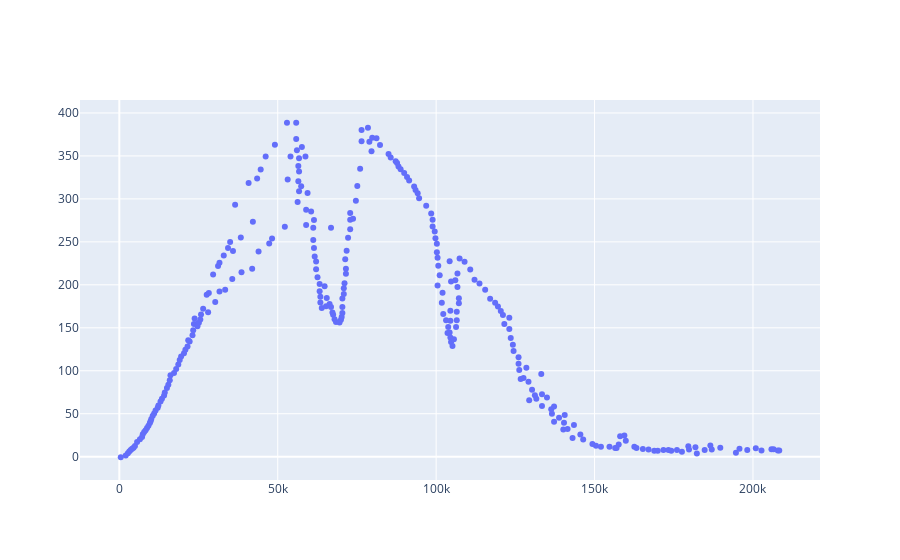

Notebook code for this chart:
### Code cell
import plotly.graph_objects as go
fig = go.Figure(data=go.Scatter(
                x=x.wavelength,
                y=x.intensity,
                mode='markers',
                hovertext=x.index
))
fig.show()

### Figure 1 — Plotly figure (JSON) as saved in the notebook; plotly's stock layout.template omitted (floating-point values rounded to 4 significant figures; data arrays with more than 128 entries replaced by an {"elided": "..."} marker saying what was removed)
{"data": [{"hovertext": {"elided": "282 int values"}, "mode": "markers", "type": "scatter", "x": {"elided": "282 float values"}, "y": {"elided": "282 float values"}}], "layout": {}}
